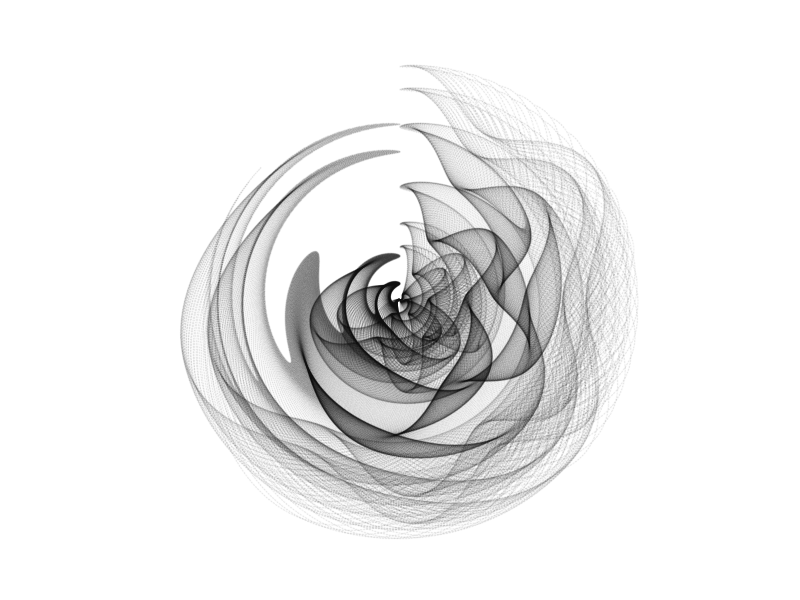

The R script that drew this image:
library(tidyverse)
seq(-4,4,by=.012)%>% 
  expand.grid(x=.,y=.)%>% 
  ggplot(aes(x=(1-abs(x)-sin(y^2)),y=(1+y-cos(x^2))))+
  geom_point(alpha=.03,shape=20,size=0)+
  theme_void()+ 
  coord_polar()

